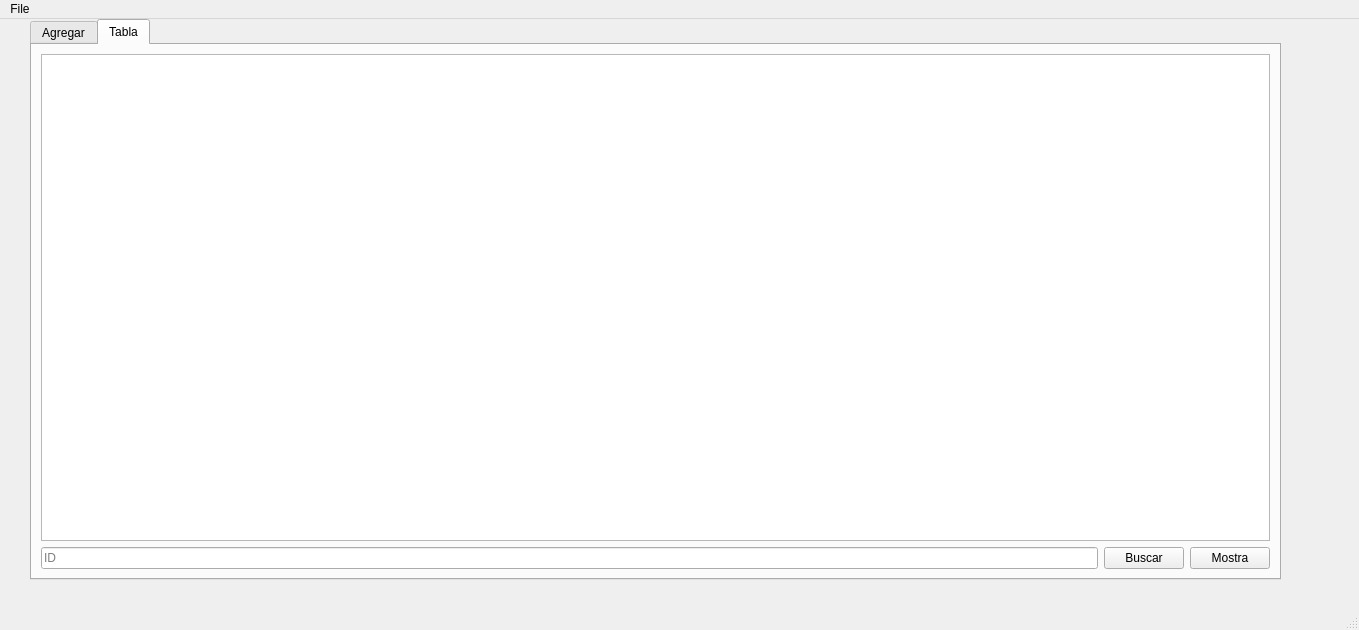
<?xml version="1.0" encoding="UTF-8"?>
<ui version="4.0">
 <class>MainWindow</class>
 <widget class="QMainWindow" name="MainWindow">
  <property name="geometry">
   <rect>
    <x>0</x>
    <y>0</y>
    <width>1359</width>
    <height>630</height>
   </rect>
  </property>
  <property name="windowTitle">
   <string>MainWindow</string>
  </property>
  <widget class="QWidget" name="centralwidget">
   <widget class="QTabWidget" name="tabWidget">
    <property name="geometry">
     <rect>
      <x>30</x>
      <y>0</y>
      <width>1251</width>
      <height>561</height>
     </rect>
    </property>
    <property name="currentIndex">
     <number>1</number>
    </property>
    <widget class="QWidget" name="tab">
     <attribute name="title">
      <string>Agregar</string>
     </attribute>
     <widget class="QPlainTextEdit" name="salida">
      <property name="geometry">
       <rect>
        <x>230</x>
        <y>10</y>
        <width>321</width>
        <height>231</height>
       </rect>
      </property>
     </widget>
     <widget class="QPushButton" name="Mostrar_pushButton">
      <property name="geometry">
       <rect>
        <x>10</x>
        <y>210</y>
        <width>201</width>
        <height>23</height>
       </rect>
      </property>
      <property name="text">
       <string>Mostrar</string>
      </property>
     </widget>
     <widget class="QGroupBox" name="groupBox">
      <property name="geometry">
       <rect>
        <x>10</x>
        <y>10</y>
        <width>211</width>
        <height>201</height>
       </rect>
      </property>
      <property name="title">
       <string>Particula</string>
      </property>
      <widget class="QSplitter" name="splitter_2">
       <property name="geometry">
        <rect>
         <x>20</x>
         <y>40</y>
         <width>49</width>
         <height>111</height>
        </rect>
       </property>
       <property name="orientation">
        <enum>Qt::Vertical</enum>
       </property>
       <widget class="QLabel" name="label">
        <property name="text">
         <string>Destino X:</string>
        </property>
       </widget>
       <widget class="QLabel" name="label_2">
        <property name="text">
         <string>Destino Y:</string>
        </property>
       </widget>
       <widget class="QLabel" name="label_3">
        <property name="text">
         <string>Velocidad:</string>
        </property>
       </widget>
       <widget class="QLabel" name="label_4">
        <property name="text">
         <string>Red</string>
        </property>
       </widget>
       <widget class="QLabel" name="label_5">
        <property name="text">
         <string>Green</string>
        </property>
       </widget>
       <widget class="QLabel" name="label_6">
        <property name="text">
         <string>Blue</string>
        </property>
       </widget>
      </widget>
      <widget class="QPushButton" name="AgragrInicio_pushButton">
       <property name="geometry">
        <rect>
         <x>10</x>
         <y>168</y>
         <width>86</width>
         <height>23</height>
        </rect>
       </property>
       <property name="text">
        <string>Agregar al Inicio</string>
       </property>
      </widget>
      <widget class="QSplitter" name="splitter">
       <property name="geometry">
        <rect>
         <x>90</x>
         <y>40</y>
         <width>45</width>
         <height>120</height>
        </rect>
       </property>
       <property name="orientation">
        <enum>Qt::Vertical</enum>
       </property>
       <property name="opaqueResize">
        <bool>false</bool>
       </property>
       <property name="childrenCollapsible">
        <bool>true</bool>
       </property>
       <widget class="QSpinBox" name="DesX_pinBox">
        <property name="maximum">
         <number>500</number>
        </property>
       </widget>
       <widget class="QSpinBox" name="DesY_spinBox_2">
        <property name="maximum">
         <number>500</number>
        </property>
       </widget>
       <widget class="QSpinBox" name="Velocidad_spinBox_3">
        <property name="maximum">
         <number>1000</number>
        </property>
       </widget>
       <widget class="QSpinBox" name="Red_spinBox_4">
        <property name="maximum">
         <number>255</number>
        </property>
       </widget>
       <widget class="QSpinBox" name="Green_spinBox_5">
        <property name="maximum">
         <number>255</number>
        </property>
       </widget>
       <widget class="QSpinBox" name="Blue_spinBox_6">
        <property name="maximum">
         <number>255</number>
        </property>
       </widget>
      </widget>
      <widget class="QPushButton" name="agregarFinal_pushButton">
       <property name="geometry">
        <rect>
         <x>109</x>
         <y>168</y>
         <width>81</width>
         <height>23</height>
        </rect>
       </property>
       <property name="text">
        <string>Agregar al final</string>
       </property>
      </widget>
      <widget class="QLabel" name="label_7">
       <property name="geometry">
        <rect>
         <x>20</x>
         <y>20</y>
         <width>49</width>
         <height>11</height>
        </rect>
       </property>
       <property name="text">
        <string>ID:</string>
       </property>
      </widget>
      <widget class="QSpinBox" name="ID_pinBox">
       <property name="geometry">
        <rect>
         <x>90</x>
         <y>20</y>
         <width>45</width>
         <height>16</height>
        </rect>
       </property>
       <property name="maximum">
        <number>500000</number>
       </property>
      </widget>
     </widget>
    </widget>
    <widget class="QWidget" name="tab_2">
     <attribute name="title">
      <string>Tabla</string>
     </attribute>
     <layout class="QGridLayout" name="gridLayout">
      <item row="0" column="0" colspan="3">
       <widget class="QTableWidget" name="Tabla"/>
      </item>
      <item row="1" column="0">
       <widget class="QLineEdit" name="Buscar_lineEdit">
        <property name="placeholderText">
         <string>ID</string>
        </property>
       </widget>
      </item>
      <item row="1" column="1">
       <widget class="QPushButton" name="buscar_pushButton">
        <property name="text">
         <string>Buscar</string>
        </property>
       </widget>
      </item>
      <item row="1" column="2">
       <widget class="QPushButton" name="Mostrar_Tabla_pushButton_2">
        <property name="text">
         <string>Mostra</string>
        </property>
       </widget>
      </item>
     </layout>
    </widget>
   </widget>
  </widget>
  <widget class="QMenuBar" name="menubar">
   <property name="geometry">
    <rect>
     <x>0</x>
     <y>0</y>
     <width>1359</width>
     <height>21</height>
    </rect>
   </property>
   <widget class="QMenu" name="menuFile">
    <property name="title">
     <string>File</string>
    </property>
    <addaction name="actionAbrir"/>
    <addaction name="actionGuardar"/>
   </widget>
   <addaction name="menuFile"/>
  </widget>
  <widget class="QStatusBar" name="statusbar"/>
  <action name="actionAbrir">
   <property name="text">
    <string>Abrir</string>
   </property>
   <property name="shortcut">
    <string>Ctrl+O</string>
   </property>
  </action>
  <action name="actionGuardar">
   <property name="text">
    <string>Guardar</string>
   </property>
   <property name="shortcut">
    <string>Ctrl+S</string>
   </property>
  </action>
 </widget>
 <resources/>
 <connections/>
</ui>
